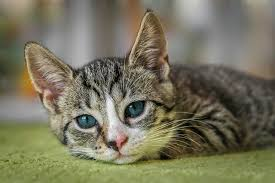
#> input picture cat.jpg, 275 x 183 px
$ python 'opencv exe 1.py'
#> lines starting #> are read from the running program, lines starting #| are printed output that depends on the picture
import cv2
import matplotlib.pyplot as plt
image_path = "cat.jpg"
image = cv2.imread(image_path)
#> image is the input picture: shape (183, 275, 3); mean B, G, R 93.4, 116.3, 119.3
rgb_img = cv2.cvtColor(image, cv2.COLOR_BGR2RGB)
scale_factor = 0.8
for i in range(6):
    position = [1, 2, 3, 4, 5, 7][i]
    new_width = int(rgb_img.shape[1] * scale_factor ** i)
    new_height = int(rgb_img.shape[0] * scale_factor ** i)
    resized_image = cv2.resize(rgb_img, (new_width, new_height), interpolation=cv2.INTER_AREA)
    plt.subplot(3, 3, position)
    plt.imshow(resized_image)
    plt.axis("off")
#> this loop made 6 passes
#> pass 2, `resized_image = cv2.resize(rgb_img, (new_width, new_height), interpola..`:
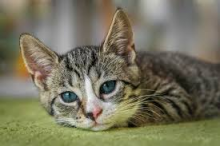
#> resized_image: shape (146, 220, 3); mean R, G, B 119.3, 116.2, 93.4
#> pass 3, `resized_image = cv2.resize(rgb_img, (new_width, new_height), interpola..`:
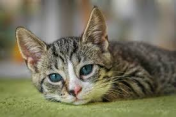
#> resized_image: shape (117, 176, 3); mean R, G, B 119.4, 116.3, 93.4
plt.tight_layout()
plt.show()
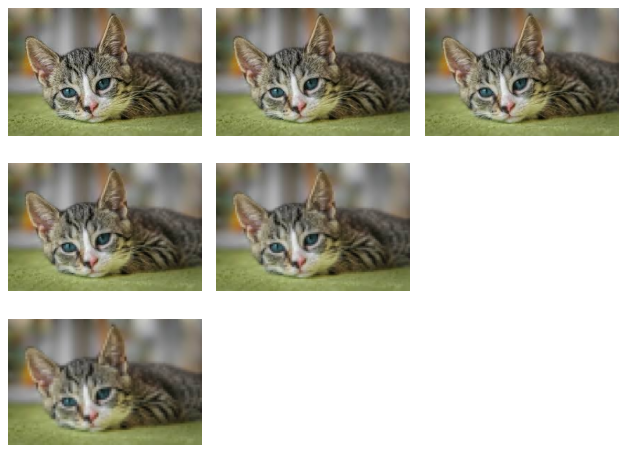
#> figure drawn by matplotlib, 6 panels
